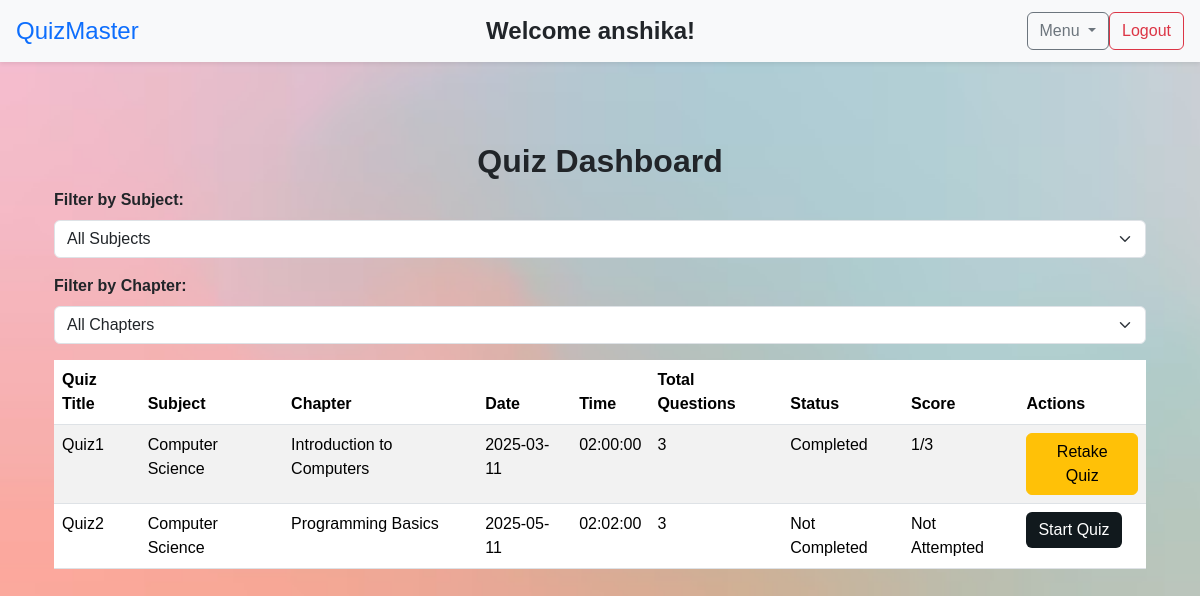
The app's page /view_quiz (signed in), older data.
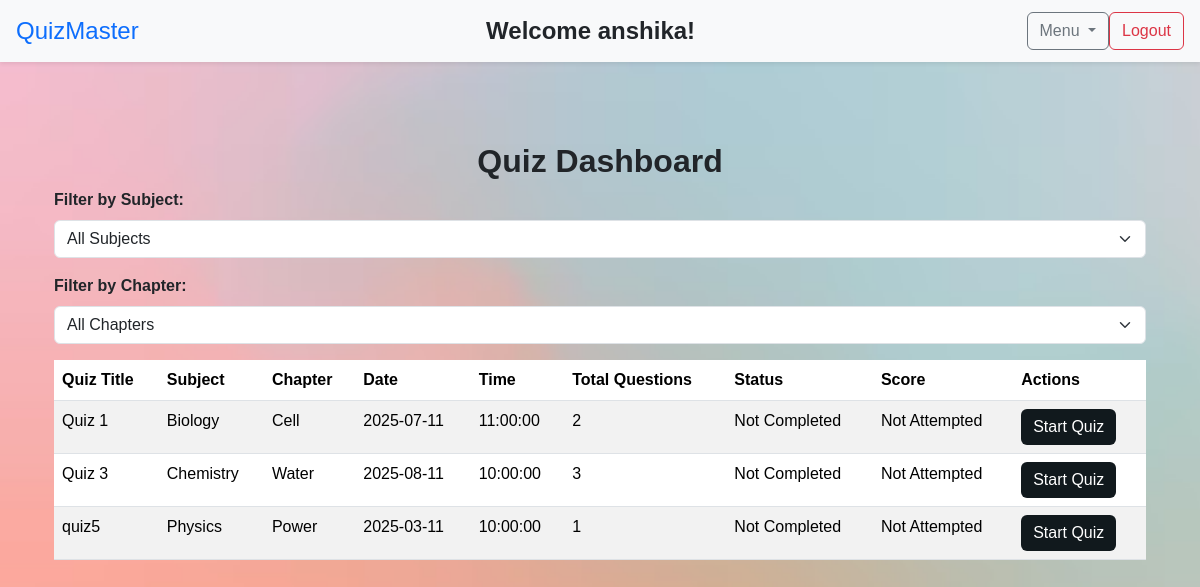
The same page, newer data.
### models/quiz.py (models this page shows)
class Quiz(db.Model):
    id = db.Column(db.Integer, primary_key=True)
    quiz_title = db.Column(db.String(100), nullable=False)
    chapter_id = db.Column(db.Integer, db.ForeignKey('chapter.id'), nullable=False)
    date_of_quiz = db.Column(db.Date, nullable=False)
    time_of_quiz = db.Column(db.Time, nullable=False)
    remarks = db.Column(db.String(1000), nullable=False)
    duration = db.Column(db.Integer, nullable=False)
    chapter = db.relationship('Chapter', back_populates='quizzes')
    questions = db.relationship('Question', back_populates='quiz', cascade="all, delete-orphan")
    scores = db.relationship('Score', back_populates='quiz', cascade="all, delete-orphan")

### models/subject.py (models this page shows)
class Subject(db.Model):
    id = db.Column(db.Integer, primary_key=True)
    subject_name = db.Column(db.String(100), nullable=False)
    chapters = db.relationship('Chapter', back_populates='subject', cascade="all, delete-orphan")

### models/chapter.py (models this page shows)
class Chapter(db.Model):
    id = db.Column(db.Integer, primary_key=True)
    chapter_name = db.Column(db.String(100), nullable=False)
    subject_id = db.Column(db.Integer, db.ForeignKey('subject.id'), nullable=False)
    chapter_description = db.Column(db.String(300), nullable=False)
    subject = db.relationship('Subject', back_populates='chapters')
    quizzes = db.relationship('Quiz', back_populates='chapter', cascade="all, delete-orphan")

### models/score.py (models this page shows)
class Score(db.Model):
    id = db.Column(db.Integer, primary_key=True)
    user_id = db.Column(db.Integer, db.ForeignKey('user.id'), nullable=False) #on
    quiz_id = db.Column(db.Integer, db.ForeignKey('quiz.id'), nullable=False)
    time_taken = db.Column(db.Time, nullable=False)
    total_score = db.Column(db.Integer, nullable=False)
    completed = db.Column(db.Boolean, default=False) #whenever user attempts a quiz set to true
    user = db.relationship('User', back_populates='scores')
    quiz = db.relationship('Quiz', back_populates='scores')

### controllers/user.py (the view, shortened to what this page needs)
@user_bp.route('/view_quiz', methods=['GET', 'POST'])
@login_required
def view_quiz():
    subjects = Subject.query.all()
    chapters = Chapter.query.all()
    query = Quiz.query.join(Chapter).join(Subject)
    quizzes = query.filter(Quiz.questions.any()).all()
    user_scores = {score.quiz_id: score for score in Score.query.filter_by(user_id=current_user.id).all()}
    for quiz in quizzes:
        quiz.user_score = user_scores.get(quiz.id)
    return render_template('user/view_quiz.html', subjects=subjects, chapters=chapters, quizzes=quizzes, user=current_user)

### app.py (called while the page is built)
def create_app():
    app = Flask(__name__)
    app.config['SECRET_KEY'] = 'app123'
    app.config['SQLALCHEMY_DATABASE_URI'] = 'sqlite:///mentiquiz.db'
    app.config['SQLALCHEMY_TRACK_MODIFICATIONS'] = False
    app.config['CHART_FOLDER'] = os.path.join(app.root_path, 'static', 'charts')
    os.makedirs(app.config['CHART_FOLDER'], exist_ok=True)
    db.init_app(app)
    login_manager = LoginManager()
    login_manager.init_app(app)
    login_manager.login_view = "auth.login"
    @login_manager.user_loader
    def load_user(user_id):
        return db.session.get(User,int(user_id))
    app.register_blueprint(auth_bp)
    app.register_blueprint(admin_bp)
    app.register_blueprint(user_bp)
    with app.app_context():
        db.create_all()
        create_admin()
    return app

### templates/user/view_quiz.html (shortened to what this page needs)
{% extends "base_user.html" %}
{% block navbar_user %}
{% include "navbar_user.html" %}
{% endblock %}
{% block content %}
<div class="container">
    <h2 class="mt-4 text-center fw-bold text-dark">Quiz Dashboard</h2>
    <div class="container-quiz">
    <div class="mb-3">
        <label for="subjectSelect" class="form-label fw-bold text-dark">Filter by Subject:</label>
        <select id="subjectSelect" class="form-select" onchange="filterQuizzes()">
            <option value="">All Subjects</option>
        </select>
    </div>
    <div class="mb-3">
        <label for="chapterSelect" class="form-label fw-bold text-dark">Filter by Chapter:</label>
        <select id="chapterSelect" class="form-select" onchange="filterQuizzes()">
            <option value="">All Chapters</option>
        </select>
    </div>
    {% if not quizzes %}
    <div class="container text-center">
        <h2 class="mt-4">Quizzes Coming Soon!</h2>
        <p class="lead">No quizzes available at the moment. Please check back soon!</p>
    </div>
    {% else %}
    <table class="table table-striped">
        <thead>
            <tr>
                <th>Quiz Title</th>
                <th>Subject</th>
                <th>Chapter</th>
                <th>Date</th>
                <th>Time</th>
                <th>Total Questions</th>
                <th>Status</th>
                <th>Score</th>
                <th>Actions</th>
            </tr>
        </thead>
        <tbody id="quizTableBody">
        {% for quiz in quizzes %}
            <tr data-subject="{{ quiz.chapter.subject.id }}" data-chapter="{{ quiz.chapter.id }}">
                <td>{{ quiz.quiz_title }}</td>
                <td>{{ quiz.chapter.subject.subject_name }}</td>
                <td>{{ quiz.chapter.chapter_name }}</td>
                <td>{{ quiz.date_of_quiz }}</td>
                <td>{{ quiz.time_of_quiz }}</td>
                <td>{{ quiz.questions | length }}</td>
                <td>
                    {% if quiz.user_score %}
                        Completed
                    {% else %}
                        Not Completed
                    {% endif %}
                </td>
                <td>
                    {% if quiz.user_score %}
                        {{ quiz.user_score.total_score }}/{{ quiz.questions | length }}
                    {% else %}
                        Not Attempted
                    {% endif %}
                </td>
                <td>
                    {% if quiz.user_score %}
                    <a href="{{ url_for('user.quiz_start', quiz_id=quiz.id) }}" class="btn btn-warning">Retake Quiz</a>
                    {% else %}
                    <a href="{{ url_for('user.quiz_start', quiz_id=quiz.id) }}" class="btn btn-primary">Start Quiz</a>
                    {% endif %}
                </td>
            </tr>
        {% endfor %}
        </tbody>
    </table>
    {% endif %}
    </div>
</div>
     {% endblock %}

Row changes from the older to the newer data that the page shows:
removed Quiz: quiz_title "Quiz2", chapter.subject.subject_name "Computer Science", chapter.chapter_name "Programming Basics", date_of_quiz "2025-05-11", time_of_quiz "02:02:00", questions|length "3", shows "Not Completed", shows "Not Attempted"
changed Quiz: quiz_title "Quiz1" → "Quiz 1"; chapter.subject.subject_name "Computer Science" → "Biology"; chapter.chapter_name "Introduction to Computers" → "Cell"; date_of_quiz "2025-03-11" → "2025-07-11"; time_of_quiz "02:00:00" → "11:00:00"; questions|length "3" → "2"; user_score.total_score "1" → (not shown); questions|length "3" → (not shown); text "Completed / Retake Quiz" → "Not Completed Not Attempted Start Quiz"
added Quiz: quiz_title "Quiz 3", chapter.subject.subject_name "Chemistry", chapter.chapter_name "Water", date_of_quiz "2025-08-11", time_of_quiz "10:00:00", questions|length "3", shows "Not Completed", shows "Not Attempted"
added Quiz: quiz_title "quiz5", chapter.subject.subject_name "Physics", chapter.chapter_name "Power", date_of_quiz "2025-03-11", time_of_quiz "10:00:00", questions|length "1", shows "Not Completed", shows "Not Attempted"
